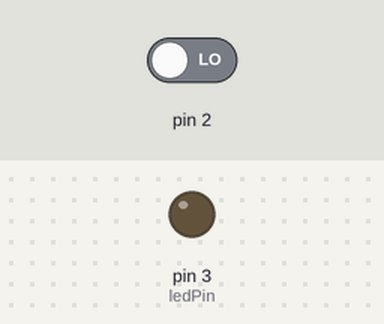
This sketch was run on a simulated Arduino Uno, built with avr-gcc and run on an emulated ATmega328P. Parts: output pins drawn as LEDs (lit = HIGH). The inputs (shaded band) are chosen by the test bench; at power-on: pin 2 LOW.

Above: at 1.2 s.
1.3 s: pin 2 driven HIGH
At 1.8 s:
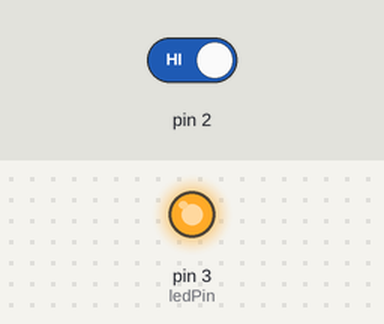
Timing chart, 0 to 4.3 s (numbered marks = the images above; inputs shaded):
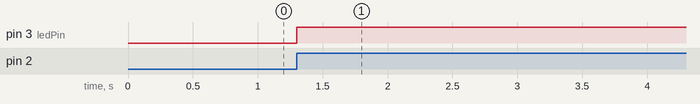

Measured:
- after the input at 1.3 s, pin 3 (ledPin): LOW → HIGH at once

The sketch:

project_1_with_intrupt.ino
```cpp
    int ledPin = 3;
    unsigned long button_time = 2;
    unsigned long last_button_time = 0;

    void setup() {
      pinMode(ledPin, OUTPUT);
      attachInterrupt(0, increment, RISING);
      digitalWrite(ledPin, LOW);
    }

    void loop() {

    }

    void increment() {
      button_time = millis();
      if (button_time - last_button_time > 250)
      {
        if(digitalRead(ledPin)){
            digitalWrite(ledPin, LOW);
          }else{
             digitalWrite(ledPin, HIGH);
            }
        last_button_time = button_time;
      }
    }
```
